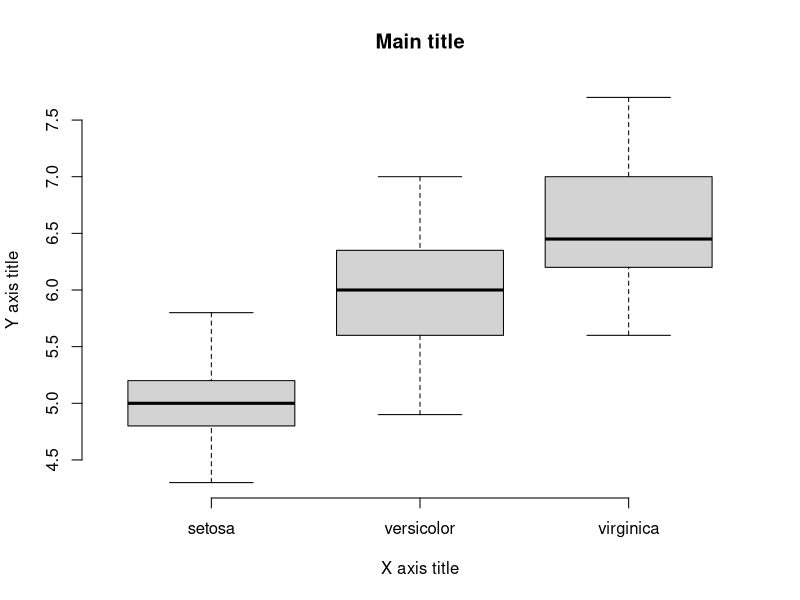
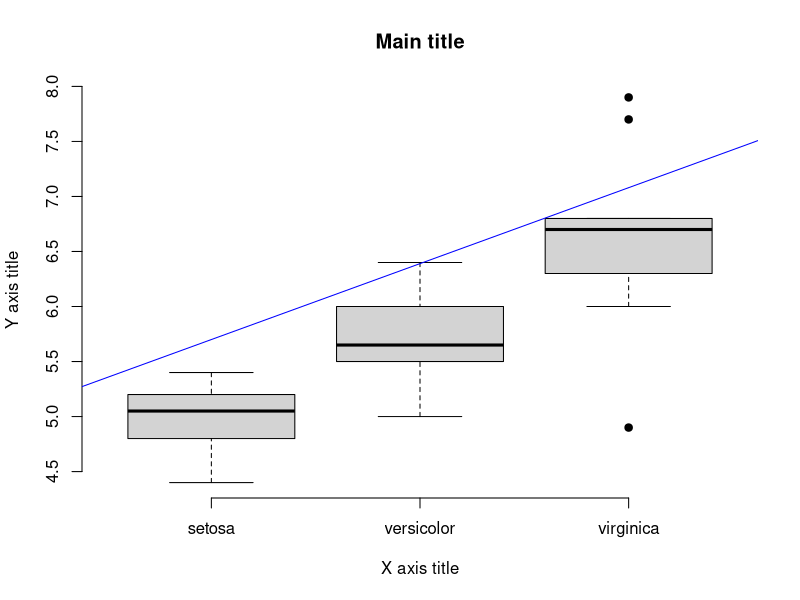

Recreate these plots in R, in order. (Note: this script raises an error after producing the figures.)
####################################
# Data Professor                   #
# http://youtube.com/dataprofessor #
# http://github.com/dataprofessor  #
####################################
setwd("E:/datascientist/r-classification")
install.packages("gower")
install.packages("parallelly")
install.packages("caret", dependencies = TRUE)
# Importing libraries
library(datasets) # Contains the Iris data set
library(caret) # Package for machine learning algorithms / CARET stands for Classification And REgression Training

# Importing the Iris data set
data(iris)

# Check to see if there are missing data?
sum(is.na(iris))

# To achieve reproducible model; set the random seed number
set.seed(100)

# Performs stratified random split of the data set
TrainingIndex <- createDataPartition(iris$Species, p=0.8, list = FALSE)
TrainingSet <- iris[TrainingIndex,] # Training Set
TestingSet <- iris[-TrainingIndex,] # Test Set

# Compare scatter plot of the 80 and 20 data subsets
x <- TrainingSet$Species
y <- TrainingSet$Sepal.Length
plot(x, y, main = "Main title",
     xlab = "X axis title", ylab = "Y axis title",
     pch = 19, frame = FALSE)
# Add regression line

x1 <- TestingSet$Species
y1 <- TestingSet$Sepal.Length
plot(x1, y1, main = "Main title",
     xlab = "X axis title", ylab = "Y axis title",
     pch = 19, frame = FALSE)
abline(lm(y1 ~ x1, data = iris), col = "blue")

###############################
# SVM model (polynomial kernel)

# Build Training model
Model <- train(Species ~ ., data = TrainingSet,
               method = "svmPoly",
               na.action = na.omit,
               preProcess=c("scale","center"),
               trControl= trainControl(method="none"),
               tuneGrid = data.frame(degree=1,scale=1,C=1)
)

# Build CV model
Model.cv <- train(Species ~ ., data = TrainingSet,
                  method = "svmPoly",
                  na.action = na.omit,
                  preProcess=c("scale","center"),
                  trControl= trainControl(method="cv", number=10),
                  tuneGrid = data.frame(degree=1,scale=1,C=1)
)


# Apply model for prediction
Model.training <-predict(Model, TrainingSet) # Apply model to make prediction on Training set
Model.testing <-predict(Model, TestingSet) # Apply model to make prediction on Testing set
Model.cv <-predict(Model.cv, TrainingSet) # Perform cross-validation

# Model performance (Displays confusion matrix and statistics)
Model.training.confusion <-confusionMatrix(Model.training, TrainingSet$Species)
Model.testing.confusion <-confusionMatrix(Model.testing, TestingSet$Species)
Model.cv.confusion <-confusionMatrix(Model.cv, TrainingSet$Species)

print(Model.training.confusion)
print(Model.testing.confusion)
print(Model.cv.confusion)

# Feature importance
Importance <- varImp(Model)
plot(Importance)
plot(Importance, col = "red")
